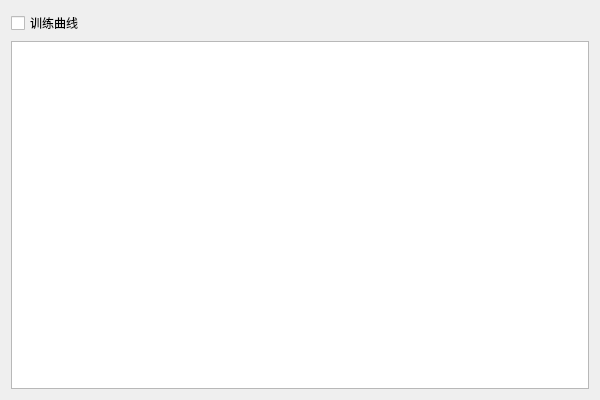
<?xml version="1.0" encoding="UTF-8"?>
<ui version="4.0">
 <class>TrainParaViewClass</class>
 <widget class="QWidget" name="TrainParaViewClass">
  <property name="geometry">
   <rect>
    <x>0</x>
    <y>0</y>
    <width>600</width>
    <height>400</height>
   </rect>
  </property>
  <property name="windowTitle">
   <string>TrainParaView</string>
  </property>
  <layout class="QVBoxLayout" name="verticalLayout">
   <item>
    <widget class="QCheckBox" name="TrainingCurveCBox">
     <property name="text">
      <string>训练曲线</string>
     </property>
    </widget>
   </item>
   <item>
    <widget class="te::ObjectTreeWidget" name="treeView"/>
   </item>
  </layout>
 </widget>
 <layoutdefault spacing="6" margin="11"/>
 <customwidgets>
  <customwidget>
   <class>te::ObjectTreeWidget</class>
   <extends>QTreeView</extends>
   <header>teObjectTreeWidget.h</header>
  </customwidget>
 </customwidgets>
 <resources/>
 <connections/>
</ui>
